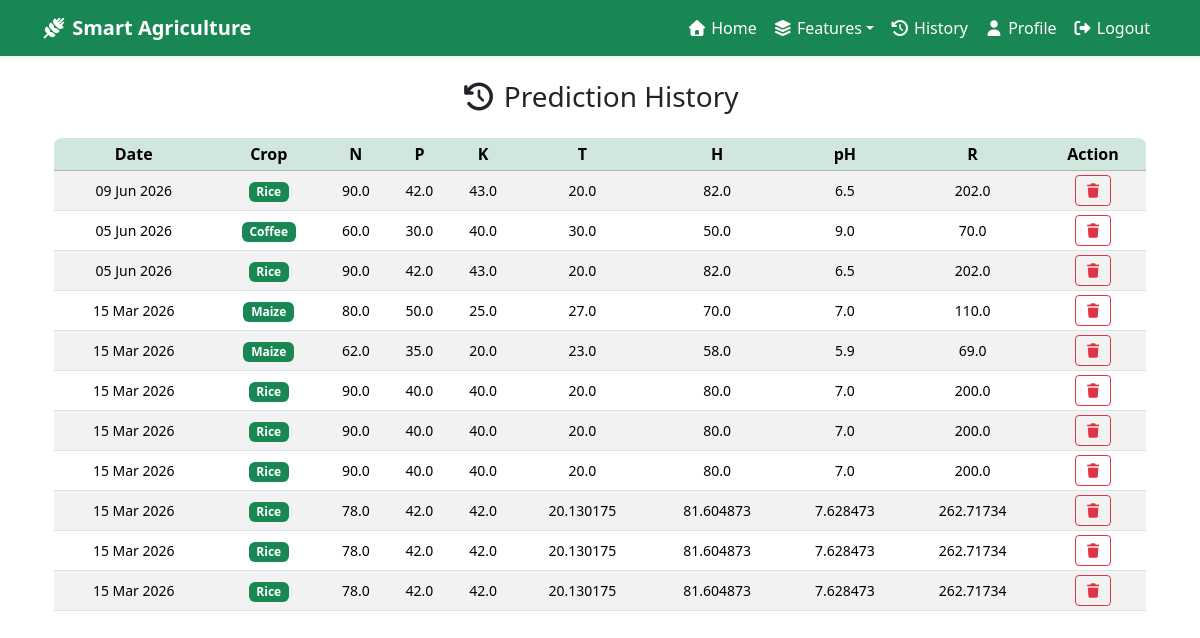
The app's page /user_history/ (signed in) with its own data.
### recommender/models.py (models this page shows, shortened)
class Prediction(models.Model):
    user = models.ForeignKey(User, on_delete=models.CASCADE, related_name='predictions')
    N = models.FloatField()
    P = models.FloatField()
    K = models.FloatField()
    temperature = models.FloatField()
    humidity = models.FloatField()
    ph = models.FloatField()
    rainfall = models.FloatField()
    predicted_crop = models.CharField(max_length=15)
    created_at = models.DateTimeField(auto_now_add=True)
    class Meta:
        ordering = ['-created_at']

### recommender/views.py (the view)
# urls.py: path('user_history/',user_history_view,name='user_history'),
@login_required
def user_history_view(request):
    predictions = Prediction.objects.filter(user=request.user)
    return render(request,"history.html",locals())

### recommender/templates/history.html (shortened to what this page needs)
{% extends 'base.html' %}
{% load static %}
{% block content %}
  <div class="container">
    <div class="text-center mb-4">
      <h3><i class="fa-solid fa-clock-rotate-left"></i> Prediction History</h3>
    </div>
    <div class="table-responsive rounded-3">
      <table class="table table-sm table-striped table-hover text-center align-middle">
        <thead class="table-success">
          <tr>
            <th>Date</th>
            <th>Crop</th>
            <th>N</th>
            <th>P</th>
            <th>K</th>
            <th>T</th>
            <th>H</th>
            <th>pH</th>
            <th>R</th>
            <th>Action</th>
          </tr>
        </thead>
        <tbody>
          {% if predictions %}
            {% for p in predictions %}
              <tr>
                <td class="small">{{ p.created_at|date:'d M Y' }}</td>
                <td>
                  <span class="badge bg-success small">{{ p.predicted_crop|title }}</span>
                </td>
                <td class="small">{{ p.N }}</td>
                <td class="small">{{ p.P }}</td>
                <td class="small">{{ p.K }}</td>
                <td class="small">{{ p.temperature }}</td>
                <td class="small">{{ p.humidity }}</td>
                <td class="small">{{ p.ph }}</td>
                <td class="small">{{ p.rainfall }}</td>
                <td>
                  <a href="{% url 'user_delete_prediction' p.id %}" class="btn btn-outline-danger btn-sm" onclick="return confirm('Delete this record? This cannot be undone!')"><i class="fa-solid fa-trash"></i></a>
                </td>
              </tr>
            {% endfor %}
          {% else %}
            <tr>
              <td colspan="10" class="text-muted">No prediction history found.</td>
            </tr>
          {% endif %}
        </tbody>
      </table>
    </div>
  </div>
{% endblock %}

### recommender/templates/base.html (shortened to what this page needs)
<!DOCTYPE html>
<html lang="en">
  <head>
    <link href="https://cdn.jsdelivr.net/npm/bootstrap@5.3.8/dist/css/bootstrap.min.css" rel="stylesheet" />
    <link rel="stylesheet" href="https://cdnjs.cloudflare.com/ajax/libs/font-awesome/7.0.1/css/all.min.css" />
    <link rel="stylesheet" href="/static/css/style.css" />
  </head>
  <body>
    <nav class="navbar navbar-expand-lg navbar-dark bg-success shadow-sm">
      <div class="container">
        <a class="navbar-brand fw-bold" href="{% url 'home' %}"><i class="fa-solid fa-wheat-awn"></i> Smart Agriculture</a>
        <div class="collapse navbar-collapse" id="abc">
          <ul class="navbar-nav ms-auto">
            {% if user.is_authenticated and not user.is_staff %}
              <li class="nav-item">
                <a class="nav-link active" href="{% url 'home' %}"><i class="fa-solid fa-home"></i> Home</a>
              </li>
              <li class="nav-item dropdown">
                <a class="nav-link dropdown-toggle active" href="#" role="button" data-bs-toggle="dropdown"><i class="fa-solid fa-layer-group"></i> Features</a>
              </li>
              <li class="nav-item">
                <a class="nav-link active" href="{% url 'user_history' %}"><i class="fa-solid fa-clock-rotate-left"></i> History</a>
              </li>
              <li class="nav-item">
                <a class="nav-link active" href="{% url 'profile' %}"><i class="fa-solid fa-user"></i> Profile</a>
              </li>
              <li class="nav-item">
                <a class="nav-link active" href="{% url 'logout' %}"><i class="fa-solid fa-right-from-bracket"></i> Logout</a>
              </li>
            {% endif %}
          </ul>
        </div>
      </div>
    </nav>
    <main class="container py-4">
      {% block content %}
      {% endblock %}
    </main>
  </body>
</html>

### records on screen
Prediction: created_at "09 Jun 2026", predicted_crop "Rice", N "90.0", P "42.0", K "43.0", temperature "20.0", humidity "82.0", ph "6.5", rainfall "202.0"
Prediction: created_at "05 Jun 2026", predicted_crop "Coffee", N "60.0", P "30.0", K "40.0", temperature "30.0", humidity "50.0", ph "9.0", rainfall "70.0"
Prediction: created_at "05 Jun 2026", predicted_crop "Rice", N "90.0", P "42.0", K "43.0", temperature "20.0", humidity "82.0", ph "6.5", rainfall "202.0"
Prediction: created_at "15 Mar 2026", predicted_crop "Maize", N "80.0", P "50.0", K "25.0", temperature "27.0", humidity "70.0", ph "7.0", rainfall "110.0"
Prediction: created_at "15 Mar 2026", predicted_crop "Maize", N "62.0", P "35.0", K "20.0", temperature "23.0", humidity "58.0", ph "5.9", rainfall "69.0"
Prediction: created_at "15 Mar 2026", predicted_crop "Rice", N "90.0", P "40.0", K "40.0", temperature "20.0", humidity "80.0", ph "7.0", rainfall "200.0"
Prediction: created_at "15 Mar 2026", predicted_crop "Rice", N "90.0", P "40.0", K "40.0", temperature "20.0", humidity "80.0", ph "7.0", rainfall "200.0"
Prediction: created_at "15 Mar 2026", predicted_crop "Rice", N "90.0", P "40.0", K "40.0", temperature "20.0", humidity "80.0", ph "7.0", rainfall "200.0"
Prediction: created_at "15 Mar 2026", predicted_crop "Rice", N "78.0", P "42.0", K "42.0", temperature "20.130175", humidity "81.604873", ph "7.628473", rainfall "262.71734"
Prediction: created_at "15 Mar 2026", predicted_crop "Rice", N "78.0", P "42.0", K "42.0", temperature "20.130175", humidity "81.604873", ph "7.628473", rainfall "262.71734"
Prediction: created_at "15 Mar 2026", predicted_crop "Rice", N "78.0", P "42.0", K "42.0", temperature "20.130175", humidity "81.604873", ph "7.628473", rainfall "262.71734"
